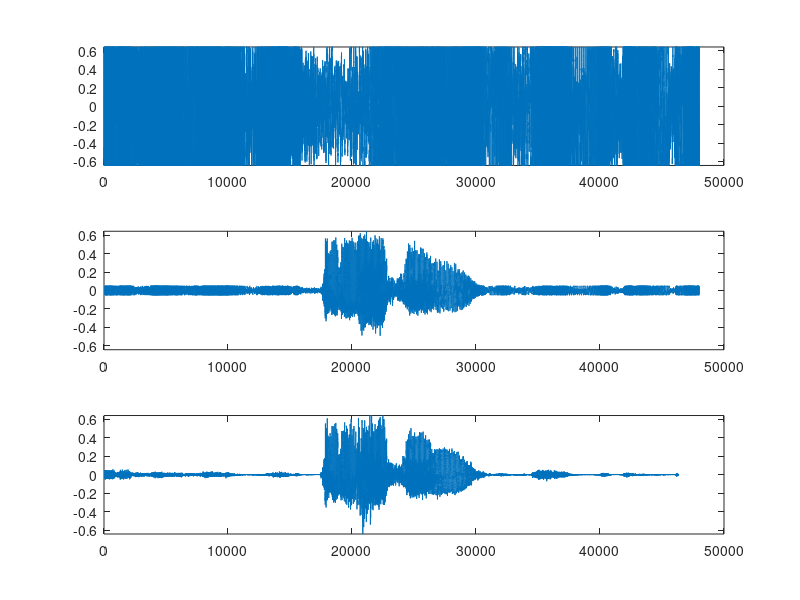

Here is the MATLAB script that generated this plot:
ABSPATH = pwd;
% identify current folder (absolute path)
addpath([ABSPATH '/function']);
% add function path

load('lms_data.mat');

LMS_LENGTH = 128;
STEP_SIZE = 0.1;
TOTAL_LENGTH = 46336;
UPDATE_INTERVAL = 4;

weights = zeros(1, LMS_LENGTH);

err = zeros(TOTAL_LENGTH, 1);

norm_factor = 0;

tic;

for n = 1:LMS_LENGTH
	output = 0;
	for k = 1:n
		output = output + weights(k) * noise(n-k+1);
	end

	err(n) = cmd_noise(n) - output;

	if mod(n, UPDATE_INTERVAL) == 1
		norm_factor = norm_factor + noise(n)^2 * UPDATE_INTERVAL;
		new_step_size = STEP_SIZE / (1+norm_factor);

		for k = 1:n
			weights(k) = weights(k) + new_step_size * err(n) * noise(n-k+1);
		end
	end
end

for n = (LMS_LENGTH+1):TOTAL_LENGTH
	output = 0;
	for k = 1:LMS_LENGTH
		output = output + weights(k) * noise(n-k+1);
	end

	err(n) = cmd_noise(n) - output;

	if mod(n, UPDATE_INTERVAL) == 1
		norm_factor = norm_factor - noise(n-LMS_LENGTH)^2 * UPDATE_INTERVAL + noise(n)^2 * UPDATE_INTERVAL;
		new_step_size = STEP_SIZE / (1+norm_factor);

		for k = 1:LMS_LENGTH
			weights(k) = weights(k) + new_step_size * err(n) * noise(n-k+1);
		end
	end
end

toc;

plot_lim = [-max(cmd_noise) max(cmd_noise)];

figure;
subplot(3, 1, 1);
plot(noise);
ylim(plot_lim);

subplot(3, 1, 2);
plot(cmd_noise);
ylim(plot_lim);

subplot(3, 1, 3);
plot(err);
ylim(plot_lim);

% print_array(noise, 'noise', '%e');
% print_array(cmd_noise, 'cmd_noise', '%e', 'a');

% percent_error = (err_c-err) ./ err * 100;
% figure;
% plot(percent_error);
% title('$\frac{C - MATLAB}{MATLAB} \times 100\%$', 'interpreter', 'latex');
% xlabel('data points');
% ylabel('percent error (%)');
% grid on;
